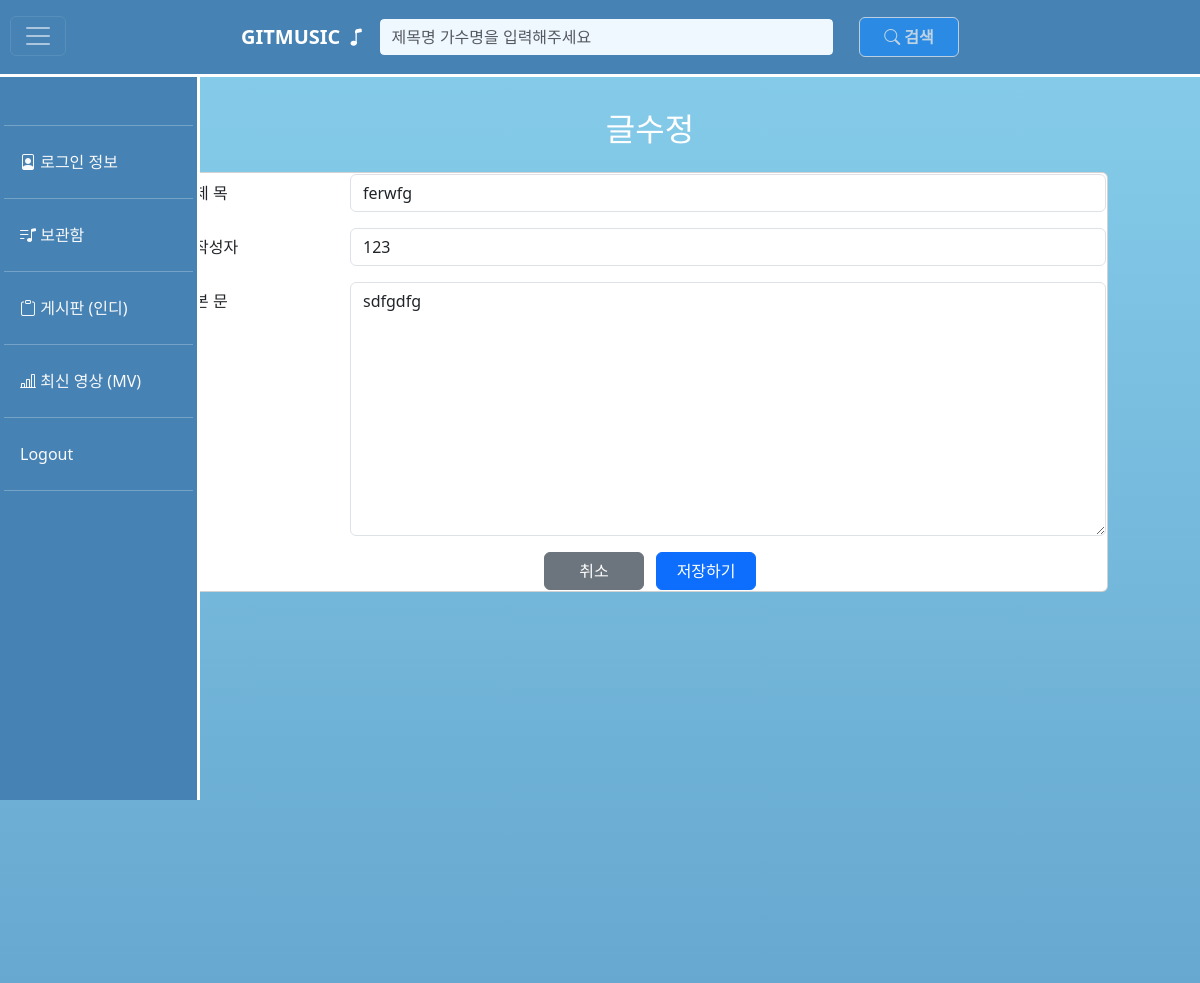
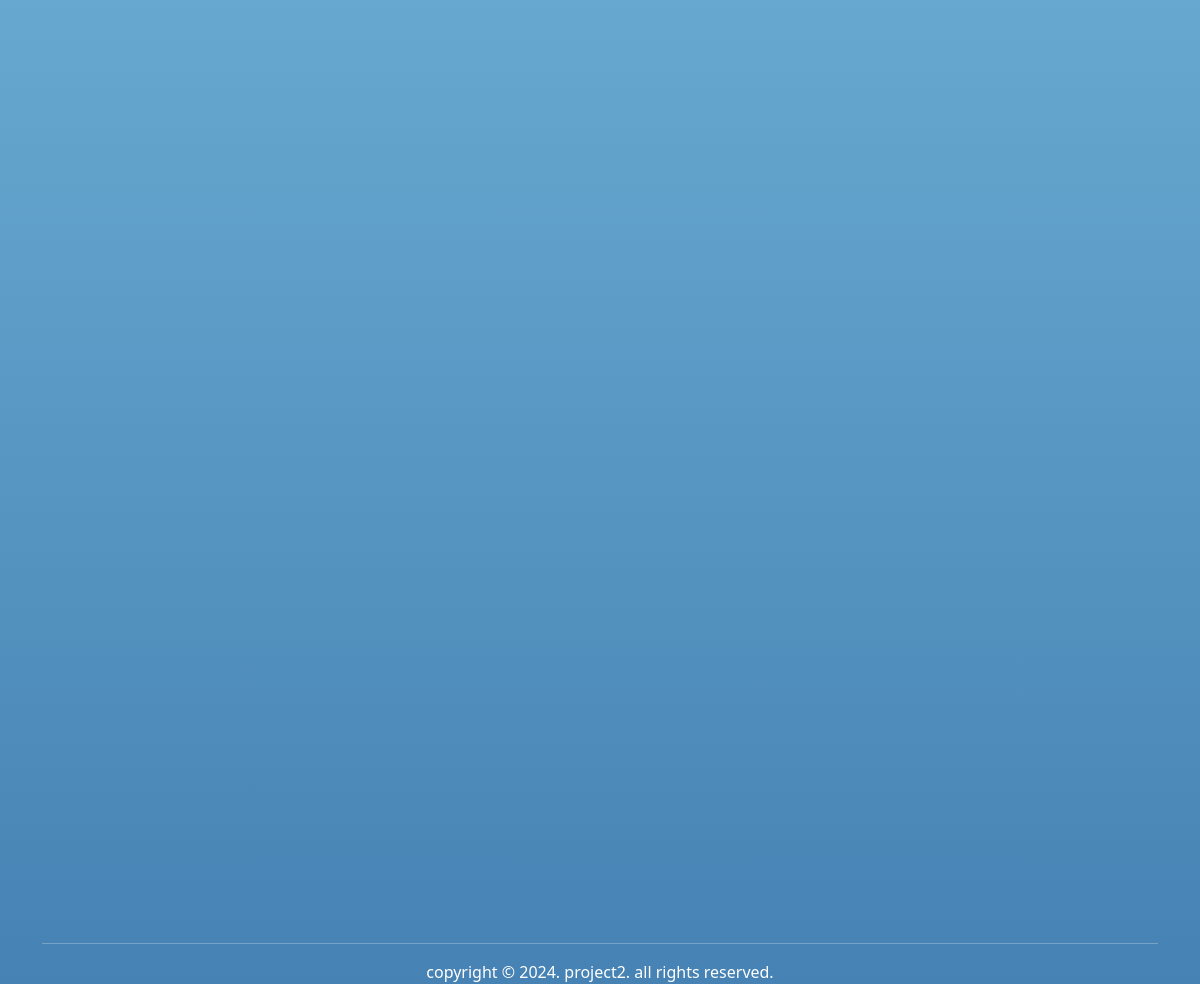
The page /board/update/3 on the database its author committed (2 pictures, top to bottom).
### app/model/board.py (models this page shows)
class Board(Base):
    __tablename__ = 'board'
    bno: Mapped[int] = mapped_column(primary_key=True, autoincrement=True, index=True)
    title: Mapped[str] = mapped_column(String(30),index=True)
    userid: Mapped[str] = mapped_column(String(20),ForeignKey('member.userid')) # Member의 userid
    regdate: Mapped[datetime] = mapped_column(default=datetime.now)
    views: Mapped[int] = mapped_column(default=0)
    contents: Mapped[str]= mapped_column(Text)
    files = relationship("BoardFile", back_populates="board", cascade="all, delete-orphan")
    replys = relationship('Reply', back_populates='board', cascade="all, delete-orphan")

### app/routes/board.py (the view)
@board_router.get("/update/{bno}")
async def get_update_page(bno: int, request: Request, db: Session = Depends(get_db)):
    board = db.query(Board).filter(Board.bno == bno).one_or_none()
    if not board:
        raise HTTPException(status_code=404, detail="Board not found")
    return templates.TemplateResponse('board/update.html', {'request': request, 'board': board})

### views/templates/board/update.html (shortened to what this page needs)
{% extends 'include/base.html' %}
{% block main %}
<main>
<h2 class="text-center mb-4">글수정</h2>
    <div class="card">
        <div class="card-body">
            <form id="updateForm" method="post" enctype="multipart/form-data">
                <div class="mb-3 row">
                    <label for="title" class="col-sm-2 col-form-label">제 목</label>
                    <div class="col-sm-10">
                        <input type="text" class="form-control" id="title" name="title" value="{{ board.title }}">
                    </div>
                </div>
                <div class="mb-3 row">
                    <label for="userid" class="col-sm-2 col-form-label">작성자</label>
                    <div class="col-sm-10">
                        <input type="text" class="form-control" id="userid" value="{{ board.userid }}" readonly>
                    </div>
                </div>
                <div class="mb-3 row">
                    <label for="contents" class="col-sm-2 col-form-label">본 문</label>
                    <div class="col-sm-10">
                        <textarea class="form-control" id="contents" name="contents" rows="10">{{ board.contents }}</textarea>
                    </div>
                </div>
                <div class="text-center">
                    <button type="button" class="btn btn-secondary me-2" onclick="location.href='/board/view/{{ board.bno }}'">취소</button>
                    <button type="submit" class="btn btn-primary">저장하기</button>
                </div>
            </form>
        </div>
    </div>
</main>
{% endblock %}

### views/templates/include/header.html (style rules this page uses)
body { background: linear-gradient(to bottom, #87CEEB, #4682B4) fixed; color: white; margin: 0; padding: 0; }
.btn { min-width: 100px }

### views/templates/include/sidebar.html (style rules this page uses)
body, html { margin: 0; padding: 0; height: 100%; }

### views/templates/include/musicinfo.html (style rules this page uses)
main { margin: 110px 50px 0 150px; transition: margin 0.5s ease; min-height: 1800px; }
.row { display: flex; justify-content: flex-start; }
.card-body { padding: 1px }

### rows shown on the page
Board: title "ferwfg", userid "123", contents "sdfgdfg"
